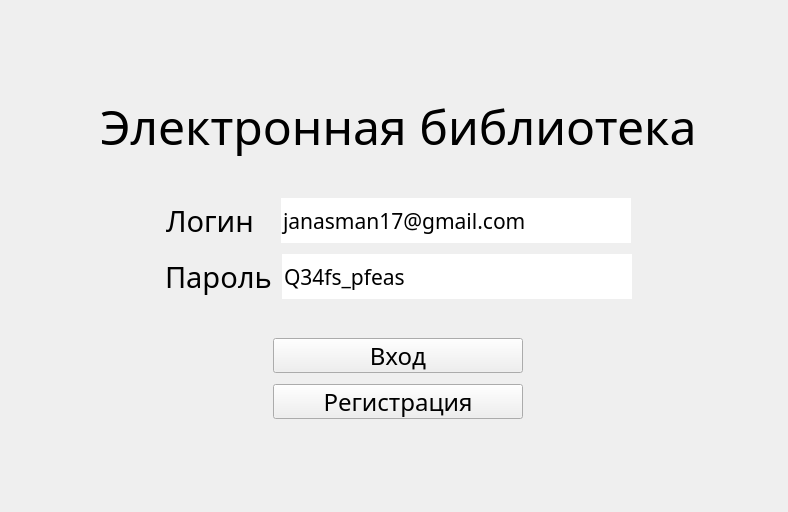
<?xml version="1.0" encoding="UTF-8"?>
<ui version="4.0">
 <class>LoginForm</class>
 <widget class="QMainWindow" name="LoginForm">
  <property name="geometry">
   <rect>
    <x>0</x>
    <y>0</y>
    <width>788</width>
    <height>512</height>
   </rect>
  </property>
  <property name="minimumSize">
   <size>
    <width>750</width>
    <height>450</height>
   </size>
  </property>
  <property name="windowTitle">
   <string>Вход</string>
  </property>
  <property name="inputMethodHints">
   <set>Qt::ImhHiddenText</set>
  </property>
  <widget class="QWidget" name="centralwidget">
   <property name="minimumSize">
    <size>
     <width>0</width>
     <height>0</height>
    </size>
   </property>
   <property name="windowTitle">
    <string>Form</string>
   </property>
   <property name="styleSheet">
    <string notr="true"/>
   </property>
   <property name="inputMethodHints">
    <set>Qt::ImhHiddenText</set>
   </property>
   <layout class="QGridLayout" name="gridLayout">
    <property name="topMargin">
     <number>0</number>
    </property>
    <property name="rightMargin">
     <number>0</number>
    </property>
    <property name="bottomMargin">
     <number>0</number>
    </property>
    <property name="spacing">
     <number>0</number>
    </property>
    <item row="1" column="2">
     <spacer name="generalRightSpacer">
      <property name="orientation">
       <enum>Qt::Horizontal</enum>
      </property>
      <property name="sizeHint" stdset="0">
       <size>
        <width>40</width>
        <height>20</height>
       </size>
      </property>
     </spacer>
    </item>
    <item row="0" column="1">
     <spacer name="generalTopSpacer">
      <property name="orientation">
       <enum>Qt::Vertical</enum>
      </property>
      <property name="sizeHint" stdset="0">
       <size>
        <width>20</width>
        <height>30</height>
       </size>
      </property>
     </spacer>
    </item>
    <item row="2" column="0" colspan="2">
     <spacer name="generalBottomSpacer">
      <property name="orientation">
       <enum>Qt::Vertical</enum>
      </property>
      <property name="sizeType">
       <enum>QSizePolicy::Expanding</enum>
      </property>
      <property name="sizeHint" stdset="0">
       <size>
        <width>0</width>
        <height>30</height>
       </size>
      </property>
     </spacer>
    </item>
    <item row="1" column="0">
     <spacer name="generalLeftSpacer">
      <property name="orientation">
       <enum>Qt::Horizontal</enum>
      </property>
      <property name="sizeHint" stdset="0">
       <size>
        <width>40</width>
        <height>20</height>
       </size>
      </property>
     </spacer>
    </item>
    <item row="1" column="1">
     <widget class="QWidget" name="widget" native="true">
      <layout class="QVBoxLayout" name="verticalLayout">
       <property name="leftMargin">
        <number>40</number>
       </property>
       <property name="topMargin">
        <number>60</number>
       </property>
       <property name="rightMargin">
        <number>40</number>
       </property>
       <property name="bottomMargin">
        <number>60</number>
       </property>
       <item>
        <widget class="QLabel" name="tittle">
         <property name="font">
          <font>
           <family>Cascadia Code SemiLight</family>
           <pointsize>36</pointsize>
           <italic>false</italic>
           <bold>false</bold>
          </font>
         </property>
         <property name="text">
          <string>Электронная библиотека</string>
         </property>
         <property name="alignment">
          <set>Qt::AlignCenter</set>
         </property>
        </widget>
       </item>
       <item>
        <spacer name="logTittleSpacer">
         <property name="orientation">
          <enum>Qt::Vertical</enum>
         </property>
         <property name="sizeType">
          <enum>QSizePolicy::Expanding</enum>
         </property>
         <property name="sizeHint" stdset="0">
          <size>
           <width>20</width>
           <height>30</height>
          </size>
         </property>
        </spacer>
       </item>
       <item>
        <layout class="QHBoxLayout" name="logHLyt" stretch="0,0,0,0">
         <property name="spacing">
          <number>10</number>
         </property>
         <property name="leftMargin">
          <number>0</number>
         </property>
         <property name="topMargin">
          <number>0</number>
         </property>
         <property name="rightMargin">
          <number>0</number>
         </property>
         <property name="bottomMargin">
          <number>0</number>
         </property>
         <item>
          <spacer name="logLeftSpacer">
           <property name="orientation">
            <enum>Qt::Horizontal</enum>
           </property>
           <property name="sizeHint" stdset="0">
            <size>
             <width>40</width>
             <height>20</height>
            </size>
           </property>
          </spacer>
         </item>
         <item>
          <widget class="QLabel" name="login">
           <property name="sizePolicy">
            <sizepolicy hsizetype="Fixed" vsizetype="Fixed">
             <horstretch>0</horstretch>
             <verstretch>0</verstretch>
            </sizepolicy>
           </property>
           <property name="minimumSize">
            <size>
             <width>105</width>
             <height>50</height>
            </size>
           </property>
           <property name="font">
            <font>
             <family>Cascadia Code Light</family>
             <pointsize>22</pointsize>
             <italic>false</italic>
             <bold>false</bold>
            </font>
           </property>
           <property name="text">
            <string>Логин</string>
           </property>
           <property name="alignment">
            <set>Qt::AlignLeading|Qt::AlignLeft|Qt::AlignVCenter</set>
           </property>
          </widget>
         </item>
         <item>
          <widget class="QLineEdit" name="loginInpLine">
           <property name="enabled">
            <bool>true</bool>
           </property>
           <property name="sizePolicy">
            <sizepolicy hsizetype="Expanding" vsizetype="Expanding">
             <horstretch>0</horstretch>
             <verstretch>0</verstretch>
            </sizepolicy>
           </property>
           <property name="minimumSize">
            <size>
             <width>350</width>
             <height>45</height>
            </size>
           </property>
           <property name="maximumSize">
            <size>
             <width>350</width>
             <height>45</height>
            </size>
           </property>
           <property name="font">
            <font>
             <family>Calibri Light</family>
             <pointsize>16</pointsize>
             <italic>false</italic>
             <bold>false</bold>
            </font>
           </property>
           <property name="cursor">
            <cursorShape>IBeamCursor</cursorShape>
           </property>
           <property name="styleSheet">
            <string notr="true"/>
           </property>
           <property name="inputMethodHints">
            <set>Qt::ImhPreferNumbers</set>
           </property>
           <property name="text">
            <string>janasman17@gmail.com</string>
           </property>
           <property name="maxLength">
            <number>32</number>
           </property>
           <property name="frame">
            <bool>false</bool>
           </property>
           <property name="cursorPosition">
            <number>20</number>
           </property>
           <property name="placeholderText">
            <string/>
           </property>
          </widget>
         </item>
         <item>
          <spacer name="logRightSpacer">
           <property name="orientation">
            <enum>Qt::Horizontal</enum>
           </property>
           <property name="sizeHint" stdset="0">
            <size>
             <width>40</width>
             <height>20</height>
            </size>
           </property>
          </spacer>
         </item>
        </layout>
       </item>
       <item>
        <layout class="QHBoxLayout" name="passHLyt" stretch="0,0,0,0">
         <property name="spacing">
          <number>10</number>
         </property>
         <property name="leftMargin">
          <number>0</number>
         </property>
         <property name="topMargin">
          <number>0</number>
         </property>
         <property name="rightMargin">
          <number>0</number>
         </property>
         <property name="bottomMargin">
          <number>0</number>
         </property>
         <item>
          <spacer name="passLeftSpacer">
           <property name="orientation">
            <enum>Qt::Horizontal</enum>
           </property>
           <property name="sizeHint" stdset="0">
            <size>
             <width>40</width>
             <height>20</height>
            </size>
           </property>
          </spacer>
         </item>
         <item>
          <widget class="QLabel" name="password">
           <property name="sizePolicy">
            <sizepolicy hsizetype="Fixed" vsizetype="Fixed">
             <horstretch>0</horstretch>
             <verstretch>0</verstretch>
            </sizepolicy>
           </property>
           <property name="minimumSize">
            <size>
             <width>105</width>
             <height>50</height>
            </size>
           </property>
           <property name="font">
            <font>
             <family>Cascadia Code Light</family>
             <pointsize>22</pointsize>
             <italic>false</italic>
             <bold>false</bold>
            </font>
           </property>
           <property name="text">
            <string>Пароль</string>
           </property>
           <property name="alignment">
            <set>Qt::AlignLeading|Qt::AlignLeft|Qt::AlignVCenter</set>
           </property>
          </widget>
         </item>
         <item>
          <widget class="QLineEdit" name="passInpLine">
           <property name="enabled">
            <bool>true</bool>
           </property>
           <property name="sizePolicy">
            <sizepolicy hsizetype="Expanding" vsizetype="Expanding">
             <horstretch>0</horstretch>
             <verstretch>0</verstretch>
            </sizepolicy>
           </property>
           <property name="minimumSize">
            <size>
             <width>350</width>
             <height>45</height>
            </size>
           </property>
           <property name="maximumSize">
            <size>
             <width>350</width>
             <height>45</height>
            </size>
           </property>
           <property name="font">
            <font>
             <family>Calibri Light</family>
             <pointsize>16</pointsize>
             <italic>false</italic>
             <bold>false</bold>
            </font>
           </property>
           <property name="focusPolicy">
            <enum>Qt::StrongFocus</enum>
           </property>
           <property name="styleSheet">
            <string notr="true"/>
           </property>
           <property name="inputMethodHints">
            <set>Qt::ImhNone</set>
           </property>
           <property name="text">
            <string>Q34fs_pfeas</string>
           </property>
           <property name="maxLength">
            <number>32</number>
           </property>
           <property name="frame">
            <bool>false</bool>
           </property>
           <property name="cursorPosition">
            <number>11</number>
           </property>
           <property name="alignment">
            <set>Qt::AlignLeading|Qt::AlignLeft|Qt::AlignVCenter</set>
           </property>
           <property name="placeholderText">
            <string/>
           </property>
          </widget>
         </item>
         <item>
          <spacer name="passRightSpacer">
           <property name="orientation">
            <enum>Qt::Horizontal</enum>
           </property>
           <property name="sizeHint" stdset="0">
            <size>
             <width>40</width>
             <height>20</height>
            </size>
           </property>
          </spacer>
         </item>
        </layout>
       </item>
       <item alignment="Qt::AlignHCenter">
        <widget class="QLabel" name="hint">
         <property name="text">
          <string/>
         </property>
        </widget>
       </item>
       <item>
        <spacer name="passEntrySpacer">
         <property name="orientation">
          <enum>Qt::Vertical</enum>
         </property>
         <property name="sizeType">
          <enum>QSizePolicy::Minimum</enum>
         </property>
         <property name="sizeHint" stdset="0">
          <size>
           <width>20</width>
           <height>10</height>
          </size>
         </property>
        </spacer>
       </item>
       <item alignment="Qt::AlignHCenter">
        <widget class="QPushButton" name="entryBtn">
         <property name="sizePolicy">
          <sizepolicy hsizetype="Maximum" vsizetype="Maximum">
           <horstretch>0</horstretch>
           <verstretch>0</verstretch>
          </sizepolicy>
         </property>
         <property name="minimumSize">
          <size>
           <width>250</width>
           <height>35</height>
          </size>
         </property>
         <property name="maximumSize">
          <size>
           <width>250</width>
           <height>35</height>
          </size>
         </property>
         <property name="baseSize">
          <size>
           <width>0</width>
           <height>0</height>
          </size>
         </property>
         <property name="font">
          <font>
           <family>Cascadia Code Light</family>
           <pointsize>18</pointsize>
           <italic>false</italic>
           <bold>false</bold>
          </font>
         </property>
         <property name="cursor">
          <cursorShape>PointingHandCursor</cursorShape>
         </property>
         <property name="focusPolicy">
          <enum>Qt::StrongFocus</enum>
         </property>
         <property name="statusTip">
          <string/>
         </property>
         <property name="autoFillBackground">
          <bool>false</bool>
         </property>
         <property name="styleSheet">
          <string notr="true"/>
         </property>
         <property name="text">
          <string>Вход</string>
         </property>
         <property name="default">
          <bool>false</bool>
         </property>
        </widget>
       </item>
       <item>
        <spacer name="entryRegSpacer">
         <property name="orientation">
          <enum>Qt::Vertical</enum>
         </property>
         <property name="sizeType">
          <enum>QSizePolicy::Maximum</enum>
         </property>
         <property name="sizeHint" stdset="0">
          <size>
           <width>20</width>
           <height>5</height>
          </size>
         </property>
        </spacer>
       </item>
       <item alignment="Qt::AlignHCenter">
        <widget class="QPushButton" name="regBtn">
         <property name="sizePolicy">
          <sizepolicy hsizetype="Maximum" vsizetype="Maximum">
           <horstretch>0</horstretch>
           <verstretch>0</verstretch>
          </sizepolicy>
         </property>
         <property name="minimumSize">
          <size>
           <width>250</width>
           <height>35</height>
          </size>
         </property>
         <property name="maximumSize">
          <size>
           <width>250</width>
           <height>35</height>
          </size>
         </property>
         <property name="font">
          <font>
           <family>Cascadia Code Light</family>
           <pointsize>18</pointsize>
           <italic>false</italic>
           <bold>false</bold>
          </font>
         </property>
         <property name="cursor">
          <cursorShape>PointingHandCursor</cursorShape>
         </property>
         <property name="contextMenuPolicy">
          <enum>Qt::DefaultContextMenu</enum>
         </property>
         <property name="styleSheet">
          <string notr="true"/>
         </property>
         <property name="text">
          <string>Регистрация</string>
         </property>
        </widget>
       </item>
      </layout>
     </widget>
    </item>
   </layout>
  </widget>
 </widget>
 <resources/>
 <connections/>
</ui>
